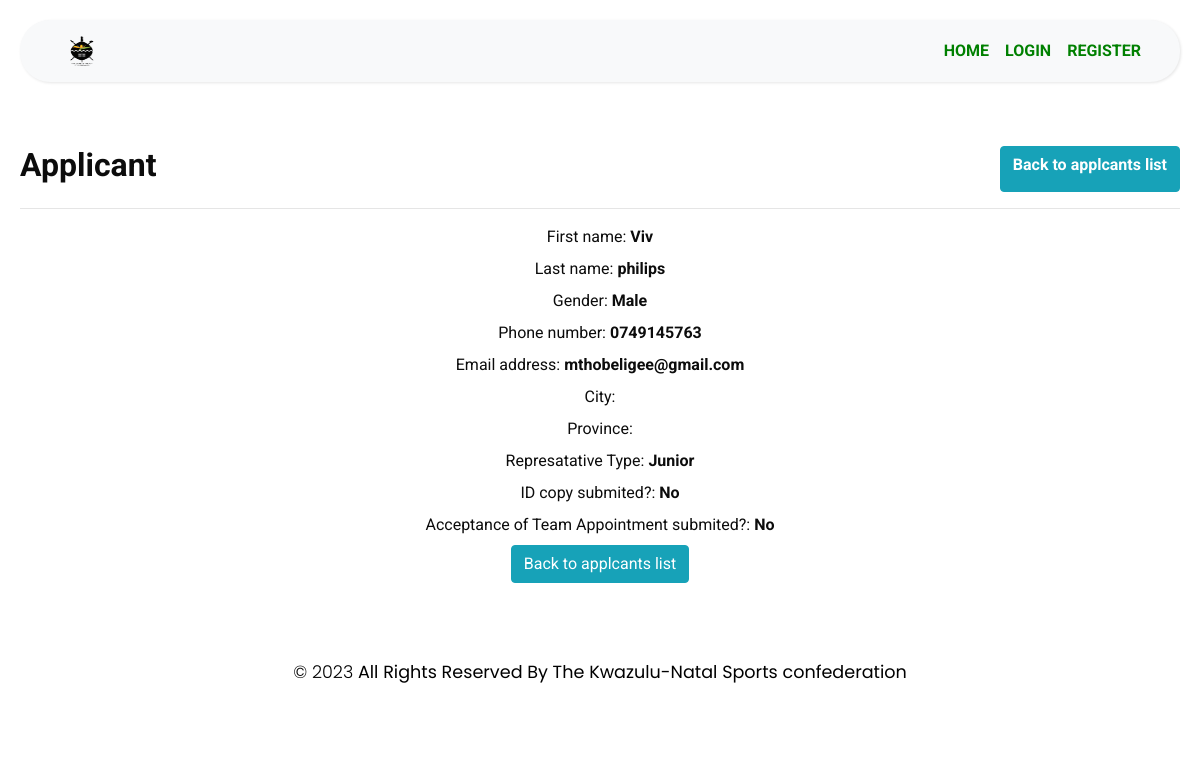
Before: /represantativeDetails/1 with the older database file.
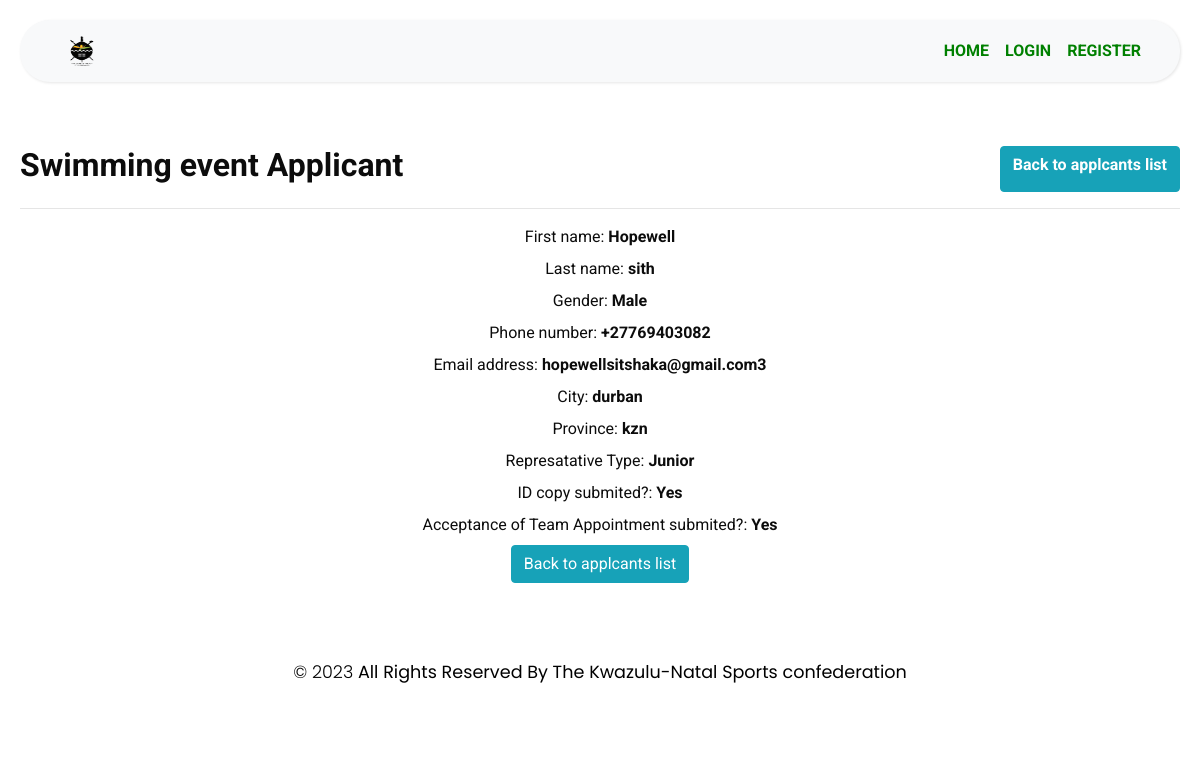
After: the same page with the newer database file.
### MyApp/models.py (models this page shows)
class Represantative(models.Model):
    RepresantativeId = models.AutoField(primary_key=True)
    application = models.ForeignKey(Application,blank=True,null=True,on_delete=models.CASCADE)
    FirstName = models.CharField(max_length=255)
    Surname =models.CharField(max_length=255)
    Gender = models.CharField(max_length=255)
    Event = models.CharField(max_length=255)
    PhoneNumber = models.CharField(max_length=255)
    Email = models.CharField(max_length=255)
    City = models.CharField(max_length=255)
    Province = models.CharField(max_length=255)
    Date = models.DateTimeField(auto_now=False, auto_now_add=True)
    RepresanativeLeve = models.CharField(max_length=255)
    Duration = models.CharField(max_length=255)
    IDCopySubmited = models.BooleanField(default=False,blank=False,null=False)
    AcceptanceofTeamAppointment = models.BooleanField(default=False,blank=False,null=False)
    RepresatativeType = models.CharField(max_length=255, default='Junior')

class Application(models.Model):
    ApplicationId = models.AutoField(primary_key=True)
    user = models.ForeignKey(User,blank=True,null=True,on_delete=models.CASCADE)
    FederationPersonel = models.ForeignKey(FederationPersonel,blank=True,null=True,on_delete=models.CASCADE)
    EventName = models.CharField(max_length=255)
    StartDate = models.DateTimeField(max_length=255)
    EndDate = models.DateTimeField(max_length=255)
    HostCity = models.CharField(max_length=255)
    HostProvince =models.CharField(max_length=255)
    ReportSubmitAgreement = models.BooleanField(default=False)
    NumberOfTeam = models.IntegerField()
    MethodOfSelection = models.CharField(max_length=255)
    SelectionApprovedDate = models.DateField(max_length=255)
    TravelDateTime = models.DateTimeField(max_length=255)
    ModeOfTravel = models.CharField(max_length=255)
    CodeOfConductAcceped = models.BooleanField(default=False)
    RegulationsInterestDeclaration  = models.CharField(max_length=300, default='NotProvided')
    RegulationsInterestDeclaration  = models.CharField(max_length=300, default='NotProvided')
    SelectionCriteriaProtocols = models.CharField(max_length=300, default='NotProvided')
    GeneralRegulationSelectionProcedure  =models.CharField(max_length=300, default='NotProvided')
    DocumentationOfSelectionSubmitted = models.CharField(max_length=300, default='NotProvided')
    TeamOfficialDuties = models.CharField(max_length=300, default='NotProvided')
    AcceptanceOfTeamAppointment = models.CharField(max_length=300, default='NotProvided')
    HighPerformancePlan = models.CharField(max_length=300, default='NotProvided')
    EventInvitation  = models.CharField(max_length=300, default='NotProvided')
    ApplicationDate  = models.DateTimeField(default=datetime.now())
    Step = models.CharField(max_length=255, default='start')
    ApplicationStatus = models.CharField(max_length=255, default='Oncreate')
    isHistory = models.BooleanField(default=False)
    DateCreated = models.DateTimeField(default=datetime.now())
    DeclineReason = models.TextField(blank=True, null=True)
    CancelReason = models.TextField(blank=True, null=True)
    ApparelLetters = models.CharField(max_length=300, blank=True, null=True)

### MyApp/views.py (the view)
# urls.py: path('represantativeDetails/<int:represantativeId>', views.represantativeDetails, name="represantativeDetails"),
def represantativeDetails(request, represantativeId):
    represantative = get_object_or_404(Represantative, pk=represantativeId)
    application = represantative.application
    return render(request, 'MyApp/represantativeDetails.html',{"represantative":represantative,"application":application})

### MyApp/templates/MyApp/represantativeDetails.html (shortened to what this page needs)
{% extends "MyApp/base.html" %}
{% block content %}
    {% load static %}
    <div style="display:flex; justify-content:space-between;">
        <div>
        <h2>
            <b>
                {{application.EventName}} Applicant
            </b>
        </h2>
        </div>
        <a style="display:flex; justify-content:center;align-content:center" href="{% url 'Applcants' applicationId=application.ApplicationId %}" class="btn btn-info">
            <b>
                Back to applcants list
            </b>
        </a>
    </div>
    <hr/>
    <div class="container">
        <center>
            <div>
                <label>First name: <b>{{represantative.FirstName}}</b></label><br/>
                <label>Last name: <b>{{represantative.Surname}}</b></label><br/>
                <label>Gender: <b>{{represantative.Gender}}</b></label><br/>
                <label>Phone number: <b>{{represantative.PhoneNumber}}</b></label><br/>
                <label>Email address: <b>{{represantative.Email}}</b></label><br/>
                <label>City: <b>{{represantative.City}}</b></label><br/>
                <label>Province: <b>{{represantative.Province}}</b></label><br/>
                <label>Represatative Type: <b>{{represantative.RepresatativeType}}</b></label><br/>
                <label>ID copy submited?: <b>
                    {% if represantative.IDCopySubmited == True%}
                        Yes
                    {% else %}
                        No
                    {% endif %}
                    </b>
                </label><br/>
                <label>Acceptance  of Team Appointment submited?: <b>
                    {% if represantative.AcceptanceofTeamAppointment == True%}
                        Yes
                    {% else %}
                        No
                    {% endif %}
                    </b>
                </label><br/>
                <a href="{% url 'Applcants' applicationId=application.ApplicationId %}" class="btn btn-info">
                    Back to applcants list
                </a>
            </div>
        </center>
    </div>
{% endblock %}

Changed rows visible on the page:
now on this page (row edited): Application: EventName "Swimming event"
changed Represantative "Male": FirstName "Viv" → "Hopewell"; Surname "philips" → "sith"; PhoneNumber "0749145763" → "+27769403082"; Email "mthobeligee@gmail.com" → "hopewellsitshaka@gmail.com3"; City (not shown) → "durban"; Province (not shown) → "kzn"
Other visible differences:
text no longer shown: "No No"
text now shown: "Yes Yes"
